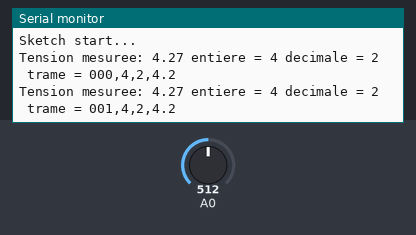
Simulated run of this sketch. Board: Arduino Uno, built with avr-gcc and run on an emulated ATmega328P. On the bench: the last lines printed to the serial monitor. Inputs (shaded band) come from the test bench; at power-on: A0 = 512.

Above: at 1.8 s.
1.9 s: A0 set to 716
At 2.8 s:
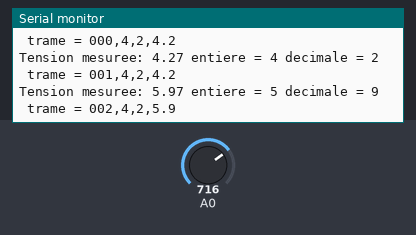
3.4 s: A0 set to 900
At 4.8 s:
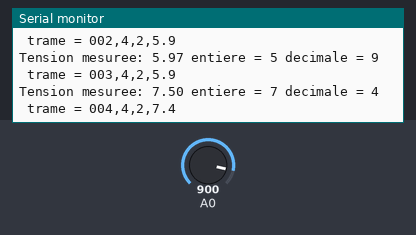
Timing chart, 0 to 6.4 s (numbered marks = the images above; inputs shaded):
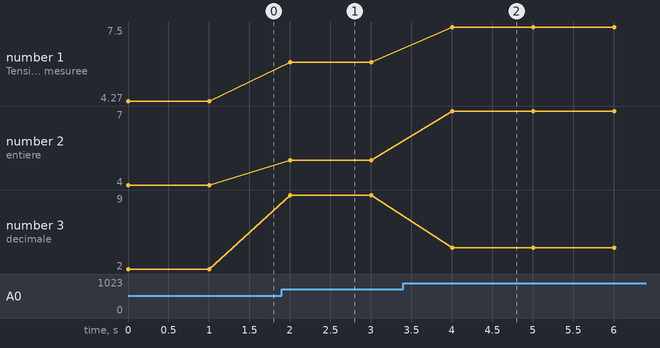

The sketch:

testAnalog.ino
```cpp
#define RSSPEED 230400

void setup(){
    Serial.begin( RSSPEED );
    Serial.println( "Sketch start...");

}


float bat;
byte batEnt;
byte batDec;
byte cpt;
char trame[11+1];
void loop(){
    bat = (analogRead(A0)*5.0/1024.0)/.586;
    Serial.print( "Tension mesuree: " ); Serial.print( bat );
    batEnt = int(bat);
    Serial.print( " entiere = " ); Serial.print( batEnt );
    batDec = int((bat - batEnt)*10.0);
    Serial.print( " decimale = " ); Serial.println( batDec );

    sprintf( trame, "%03d,%d,%d,%d.%d"
                , cpt++
                , 4
                , 2
                , batEnt
                , batDec );
    Serial.print( " trame = " ); Serial.println( trame );
    delay(1000);
}
```

Measured:
- after the input at 1.9 s, the serial monitor: prints a new line after 0.10 s (image 1)
- after the input at 3.4 s, the serial monitor: prints a new line after 0.61 s (image 2)
- plotted number 1: 4.27 → 5.97 after the input at 1.9 s, 5.97 → 7.5 after the input at 3.4 s
- plotted number 2: 4 → 5 after the input at 1.9 s
- plotted number 3: 2 → 9 after the input at 1.9 s
